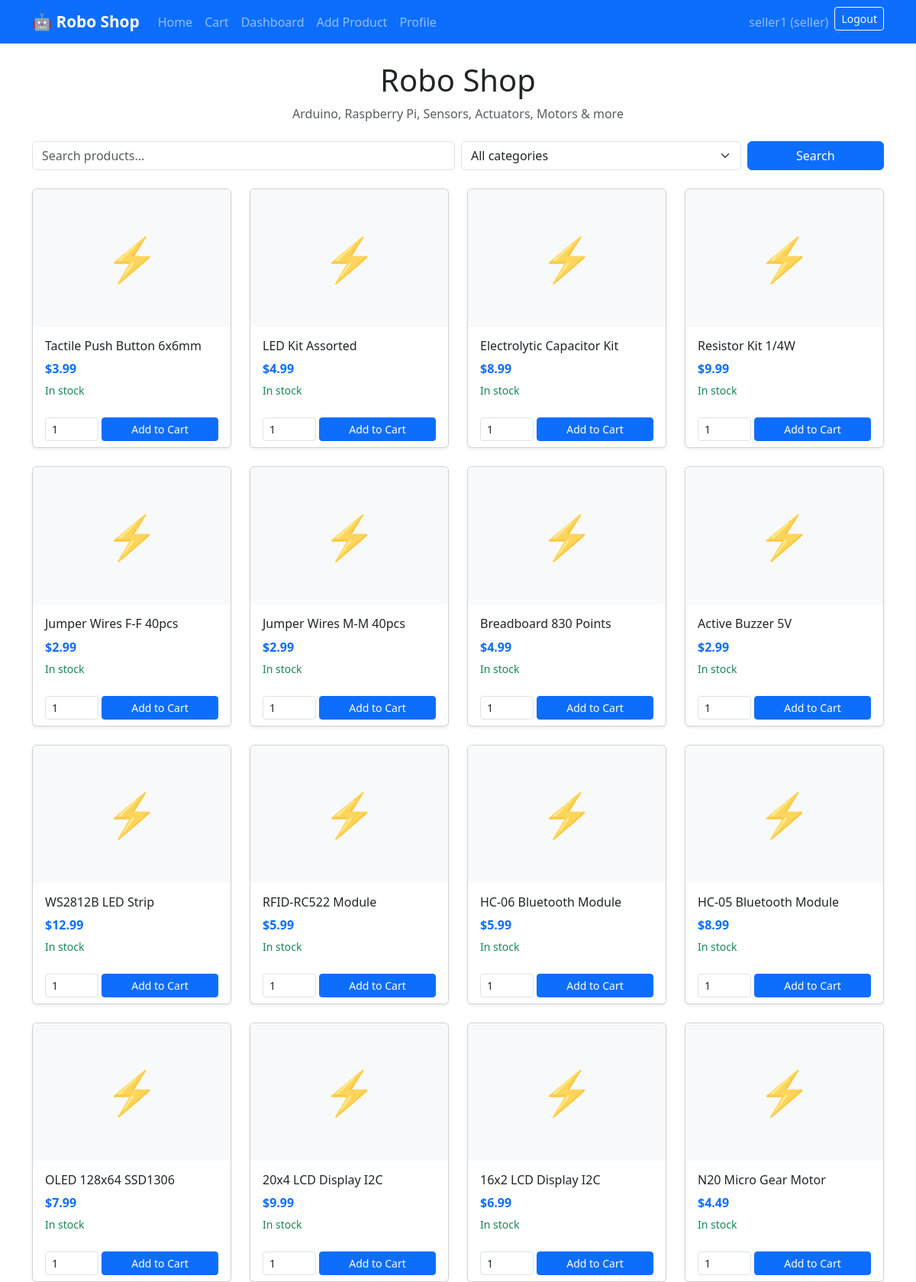
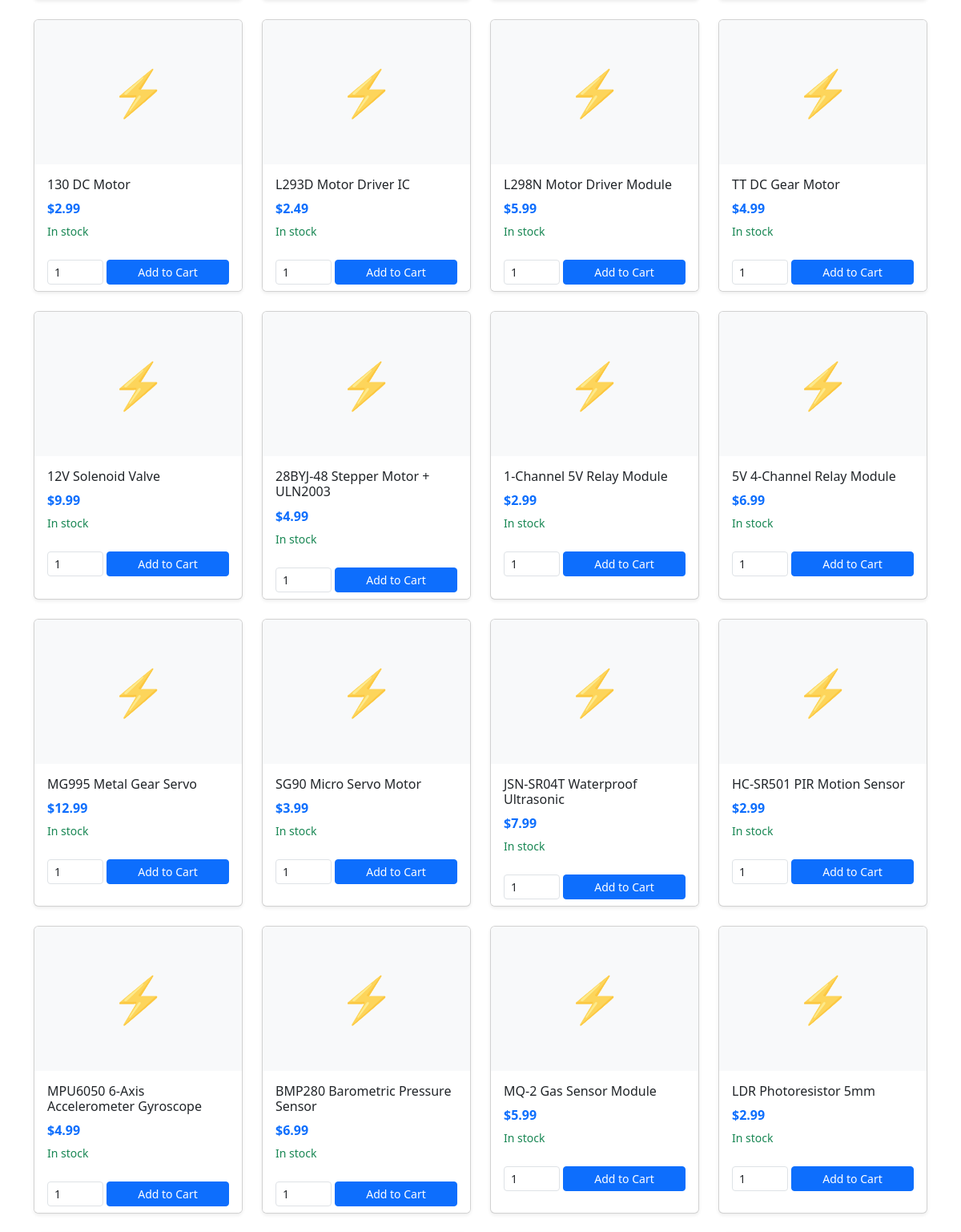
Screenshot of / (signed in, upper part) with the database file from the repository (2 pictures, top to bottom).
### accounts/models.py (models this page shows, shortened)
class User(AbstractUser):
    role = models.CharField(
        max_length=10,
        choices=Role.choices,
        default=Role.BUYER
    )
    phone = models.CharField(max_length=30, blank=True)
    address = models.CharField(max_length=255, blank=True)
    def is_seller_role(self):
        return self.role == Role.SELLER

### shop/models.py (models this page shows, shortened)
class Product(models.Model):
    category = models.ForeignKey(
        Category,
        on_delete=models.CASCADE,
        related_name="products"
    )
    name = models.CharField(max_length=200)
    slug = models.SlugField(unique=True)
    description = models.TextField()
    price = models.DecimalField(max_digits=10, decimal_places=2)
    stock = models.PositiveIntegerField(default=0)
    image = models.ImageField(upload_to="products/", blank=True, null=True)
    seller = models.ForeignKey(
        settings.AUTH_USER_MODEL,
        on_delete=models.CASCADE,
        related_name="products"
    )
    created_at = models.DateTimeField(auto_now_add=True)
    updated_at = models.DateTimeField(auto_now=True)
    class Meta:
        ordering = ["-created_at"]
    def in_stock(self):
        return self.stock > 0

### shop/views.py (the view)
# urls.py: path("", views.home_view, name="home"),
def home_view(request):
    products = Product.objects.filter(stock__gt=0).select_related("category", "seller")
    categories = Category.objects.all()
    q = request.GET.get("q", "")
    cat = request.GET.get("category", "")
    if q:
        products = products.filter(Q(name__icontains=q) | Q(description__icontains=q))
    if cat:
        products = products.filter(category__slug=cat)
    cart_items, cart_total = CartService.get_cart_items(request)
    cart_count = sum(i["quantity"] for i in cart_items)
    context = {"products": products, "categories": categories, "cart_count": cart_count}
    return render(request, "shop/home.html", context)

### shop/context_processors.py (called while the page is built)
def cart_context(request):
    cart_items, _ = CartService.get_cart_items(request)
    cart_count = sum(i["quantity"] for i in cart_items)
    return {"cart_count": cart_count}

### shop/services.py (called while the page is built)
    @classmethod
    def get_cart(cls, request):
        cart = request.session.get(cls.CART_KEY, {})
        return dict(cart)

    @classmethod
    def get_cart_items(cls, request):
        from .models import Product
        cart = cls.get_cart(request)
        items = []
        total = Decimal("0")
        for pid, qty in cart.items():
            product = Product.objects.filter(id=pid).select_related("seller", "category").first()
            if product and ProductService.validate_stock(product, qty):
                subtotal = product.price * qty
                items.append({"product": product, "quantity": qty, "subtotal": subtotal})
                total += subtotal
        return items, total

### templates/shop/home.html (shortened to what this page needs)
{% extends "base.html" %}
{% block content %}
<div class="text-center mb-4">
    <h1>Robo Shop</h1>
    <p class="text-muted">Arduino, Raspberry Pi, Sensors, Actuators, Motors & more</p>
</div>
<form class="row g-2 mb-4" method="get" action="{% url 'shop:home' %}">
    <div class="col-md-6">
        <input type="text" name="q" class="form-control" placeholder="Search products..." value="{{ request.GET.q }}">
    </div>
    <div class="col-md-4">
        <select name="category" class="form-select">
            <option value="">All categories</option>
        </select>
    </div>
    <div class="col-md-2">
        <button type="submit" class="btn btn-primary w-100">Search</button>
    </div>
</form>
<div class="row g-4">
    {% for product in products %}
    <div class="col-sm-6 col-md-4 col-lg-3">
        <div class="card h-100 shadow-sm">
            <a href="{% url 'shop:product_detail' product.slug %}" class="text-decoration-none text-dark">
                <div class="card-img-top bg-light d-flex align-items-center justify-content-center" style="height: 180px;">
                    {% if product.image %}
                    <img src="{{ product.image.url }}" alt="{{ product.name }}" class="img-fluid" style="max-height: 180px; object-fit: contain;">
                    {% else %}
                    <span class="display-4 text-muted">⚡</span>
                    {% endif %}
                </div>
                <div class="card-body">
                    <h6 class="card-title">{{ product.name }}</h6>
                    <p class="text-primary fw-bold mb-1">${{ product.price }}</p>
                    <small class="{% if product.in_stock %}text-success{% else %}text-danger{% endif %}">
                        {% if product.in_stock %}In stock{% else %}Out of stock{% endif %}
                    </small>
                </div>
            </a>
            {% if product.in_stock %}
            <div class="card-footer bg-white border-0">
                <form action="{% url 'shop:cart_add' product.id %}" method="post" class="d-flex gap-1">
                    <input type="number" name="quantity" value="1" min="1" max="{{ product.stock }}" class="form-control form-control-sm" style="width: 70px;">
                    <button type="submit" class="btn btn-sm btn-primary flex-grow-1">Add to Cart</button>
                </form>
            </div>
            {% endif %}
        </div>
    </div>
    {% empty %}
    <p class="text-center text-muted col-12">No products found.</p>
    {% endfor %}
</div>
{% endblock %}

### templates/base.html (shortened to what this page needs)
{% load static %}
<!DOCTYPE html>
<html lang="en">
<head>
    <link href="https://cdn.jsdelivr.net/npm/bootstrap@5.3.2/dist/css/bootstrap.min.css" rel="stylesheet">
    <link rel="stylesheet" href="{% static 'css/style.css' %}">
</head>
<body>
    <nav class="navbar navbar-expand-lg navbar-dark bg-primary">
        <div class="container">
            <a class="navbar-brand fw-bold" href="{% url 'shop:home' %}">🤖 Robo Shop</a>
            <div class="collapse navbar-collapse" id="nav">
                <ul class="navbar-nav me-auto">
                    <li class="nav-item"><a class="nav-link" href="{% url 'shop:home' %}">Home</a></li>
                    <li class="nav-item"><a class="nav-link" href="{% url 'shop:cart' %}">Cart {% if cart_count %}<span class="badge bg-danger">{{ cart_count }}</span>{% endif %}</a></li>
                    {% if user.is_authenticated %}
                        {% if user.is_seller_role or user.is_admin_role %}
                        <li class="nav-item"><a class="nav-link" href="{% url 'shop:seller_dashboard' %}">Dashboard</a></li>
                        <li class="nav-item"><a class="nav-link" href="{% url 'shop:product_create' %}">Add Product</a></li>
                        <li class="nav-item"><a class="nav-link" href="{% url 'accounts:seller_profile' %}">Profile</a></li>
                        {% endif %}
                    {% endif %}
                </ul>
                <ul class="navbar-nav">
                    {% if user.is_authenticated %}
                    <li class="nav-item"><span class="nav-link">{{ user.username }} ({{ user.role }})</span></li>
                    <li class="nav-item">
                        <form action="{% url 'accounts:logout' %}" method="post" class="d-inline">
                            <button type="submit" class="btn btn-outline-light btn-sm">Logout</button>
                        </form>
                    </li>
                    {% else %}
                    <li class="nav-item"><a class="nav-link" href="{% url 'accounts:login' %}">Login</a></li>
                    <li class="nav-item"><a class="nav-link" href="{% url 'accounts:register' %}">Register</a></li>
                    {% endif %}
                </ul>
            </div>
        </div>
    </nav>
    <main class="container py-4">
        {% block content %}{% endblock %}
    </main>
</body>
</html>

### static/css/style.css (style rules this page uses)
body { min-height: 100vh; }
.card { transition: transform 0.2s; }
.navbar-brand { font-size: 1.3rem; }

### rows the page displays
User: username "seller1", role "seller"
Product: name "Tactile Push Button 6x6mm", price "3.99", stock "In stock"
Product: name "LED Kit Assorted", price "4.99", stock "In stock"
Product: name "Electrolytic Capacitor Kit", price "8.99", stock "In stock"
Product: name "Resistor Kit 1/4W", price "9.99", stock "In stock"
Product: name "Jumper Wires F-F 40pcs", price "2.99", stock "In stock"
Product: name "Jumper Wires M-M 40pcs", price "2.99", stock "In stock"
Product: name "Breadboard 830 Points", price "4.99", stock "In stock"
Product: name "Active Buzzer 5V", price "2.99", stock "In stock"
Product: name "WS2812B LED Strip", price "12.99", stock "In stock"
Product: name "RFID-RC522 Module", price "5.99", stock "In stock"
Product: name "HC-06 Bluetooth Module", price "5.99", stock "In stock"
Product: name "HC-05 Bluetooth Module", price "8.99", stock "In stock"
Product: name "OLED 128x64 SSD1306", price "7.99", stock "In stock"
Product: name "20x4 LCD Display I2C", price "9.99", stock "In stock"
Product: name "16x2 LCD Display I2C", price "6.99", stock "In stock"
Product: name "N20 Micro Gear Motor", price "4.49", stock "In stock"
Product: name "130 DC Motor", price "2.99", stock "In stock"
Product: name "L293D Motor Driver IC", price "2.49", stock "In stock"
Product: name "L298N Motor Driver Module", price "5.99", stock "In stock"
Product: name "TT DC Gear Motor", price "4.99", stock "In stock"
Product: name "12V Solenoid Valve", price "9.99", stock "In stock"
Product: name "28BYJ-48 Stepper Motor + ULN2003", price "4.99", stock "In stock"
Product: name "1-Channel 5V Relay Module", price "2.99", stock "In stock"
Product: name "5V 4-Channel Relay Module", price "6.99", stock "In stock"
Product: name "MG995 Metal Gear Servo", price "12.99", stock "In stock"
Product: name "SG90 Micro Servo Motor", price "3.99", stock "In stock"
Product: name "JSN-SR04T Waterproof Ultrasonic", price "7.99", stock "In stock"
Product: name "HC-SR501 PIR Motion Sensor", price "2.99", stock "In stock"
Product: name "MPU6050 6-Axis Accelerometer Gyroscope", price "4.99", stock "In stock"
Product: name "BMP280 Barometric Pressure Sensor", price "6.99", stock "In stock"
Product: name "MQ-2 Gas Sensor Module", price "5.99", stock "In stock"
Product: name "LDR Photoresistor 5mm", price "2.99", stock "In stock"
